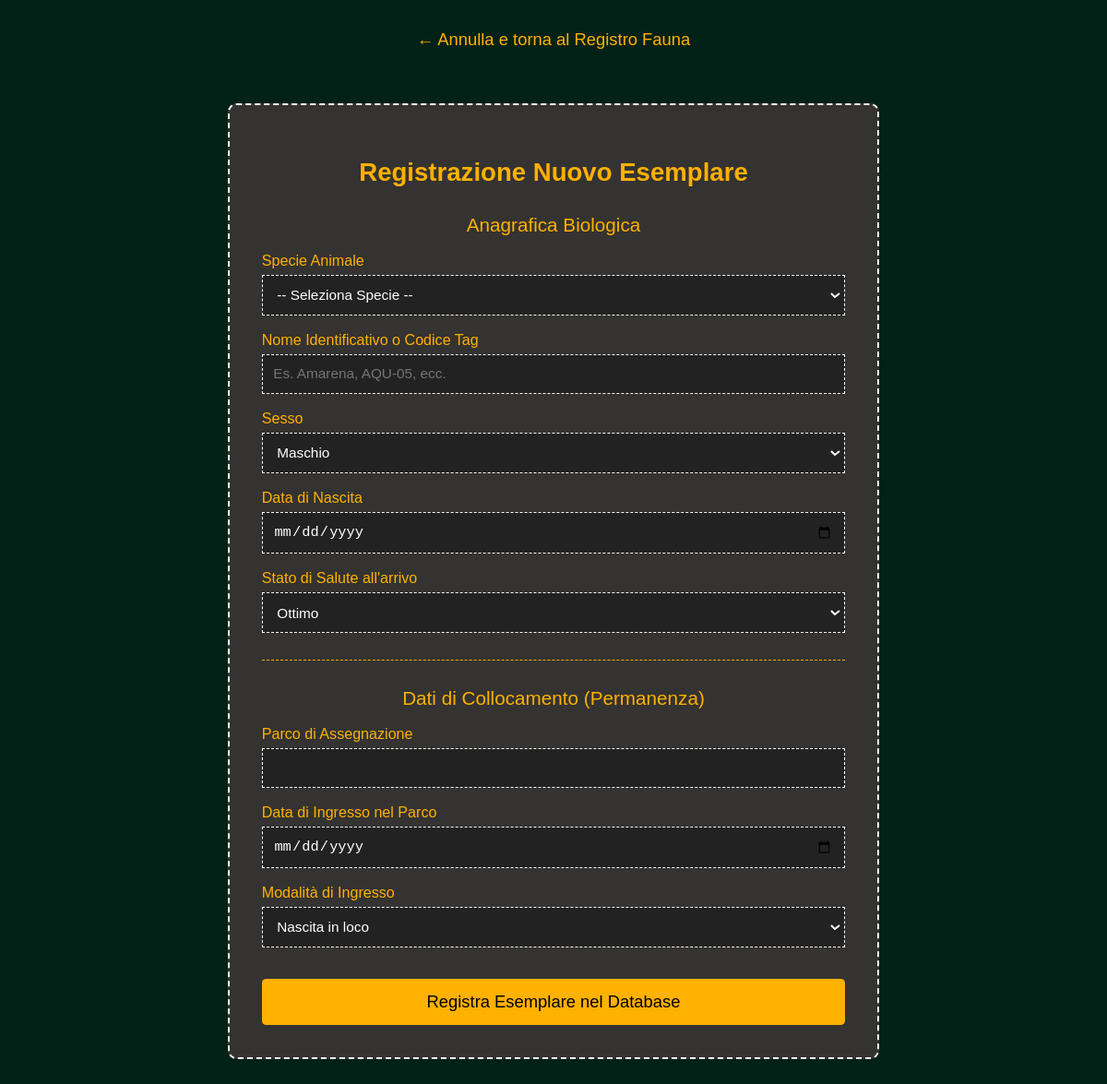
The app's page /PHP-HTML/inserisci_fauna.php (signed in), older data.
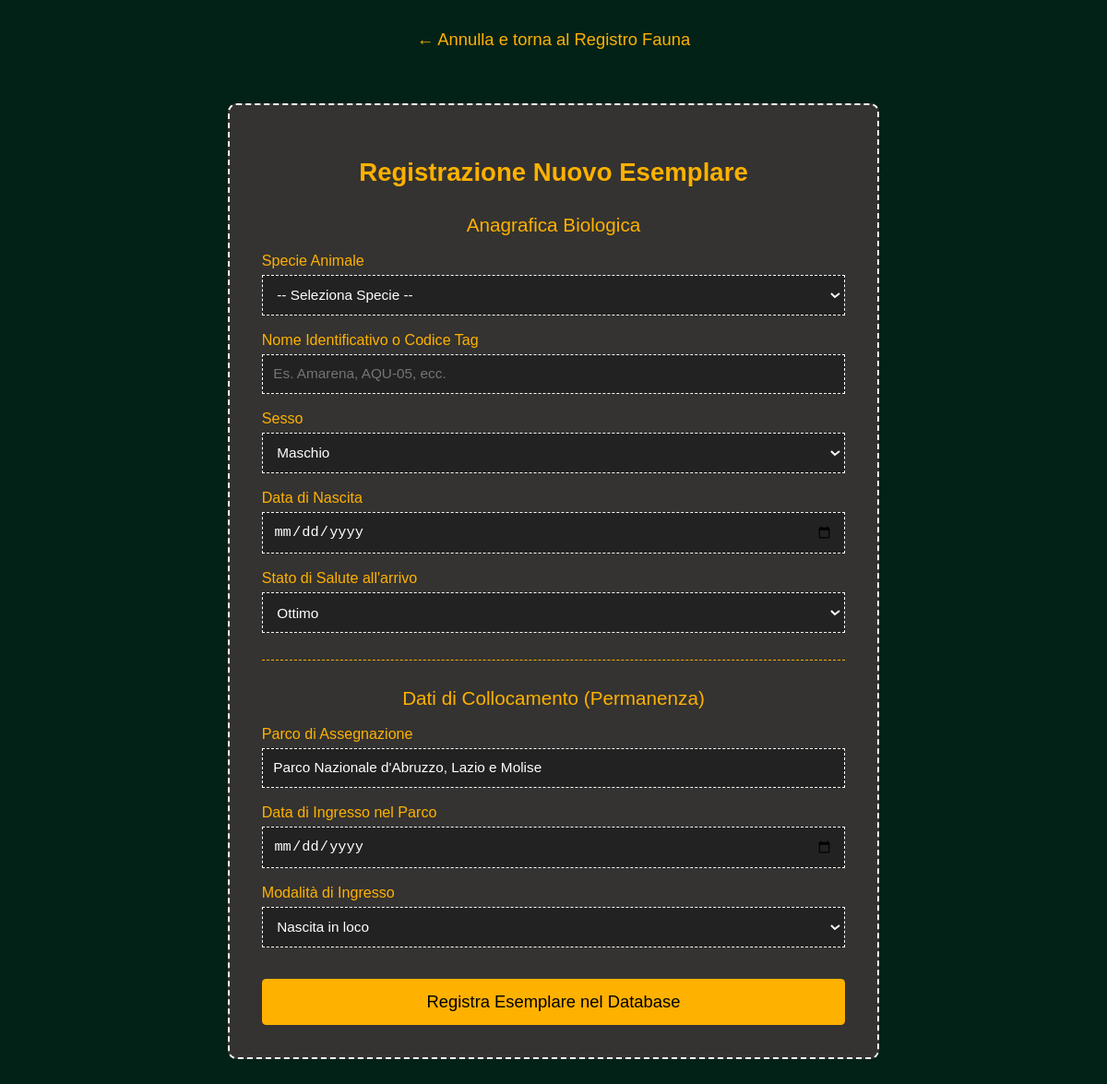
The same page, newer data.
### tables this page shows
CREATE TABLE `GUARDIAPARCO` (
  `Matricola` varchar(20) NOT NULL,
  `Nome` varchar(50) NOT NULL,
  `Cognome` varchar(50) NOT NULL,
  `Telefono` varchar(20) DEFAULT NULL,
  `Parco_Assegnato` varchar(100) NOT NULL
);

### PHP-HTML/inserisci_fauna.php (the view, shortened to what this page needs)
<?php
$ruolo = $_SESSION['ruolo'];
$matricola = $_SESSION['matricola'];
$servername = "localhost";
$username_db = "root";
$password_db = "";
$dbname = "parchi_naturali";
$conn = mysqli_connect($servername, $username_db, $password_db, $dbname);
$parco_assegnato = "";
if ($ruolo === 'guardiaparco') {
    $q_parco = "SELECT Parco_Assegnato FROM GUARDIAPARCO WHERE Matricola = '$matricola'";
    $res_parco = mysqli_query($conn, $q_parco);
    if ($row_parco = mysqli_fetch_assoc($res_parco)) {
        $parco_assegnato = $row_parco['Parco_Assegnato'];
    }
}
$oggi = date('Y-m-d');
$res_parchi = mysqli_query($conn, "SELECT Nome_Parco FROM PARCO ORDER BY Nome_Parco ASC");
?>
<!DOCTYPE html>
<html lang="it">
<head>
</head>
<body>
    <a href="tabella_fauna.php" class="back-link">&larr; Annulla e torna al Registro Fauna</a>
    <div class="form-box">
        <h2>Registrazione Nuovo Esemplare</h2>
        <form method="POST">
            <div class="section-title">Anagrafica Biologica</div>
            <label>Specie Animale</label>
            <select name="specie" required>
                <option value="">-- Seleziona Specie --</option>
            </select>
            <label>Nome Identificativo o Codice Tag</label>
            <input type="text" name="nome" placeholder="Es. Amarena, AQU-05, ecc." required />
            <label>Sesso</label>
            <select name="sesso" required>
                <option value="M">Maschio</option>
            </select>
            <label>Data di Nascita</label>
            <input type="date" name="data_nascita" max="<?php echo $oggi; ?>" required />
            <label>Stato di Salute all'arrivo</label>
            <select name="stato_salute" required>
                <option value="Ottimo">Ottimo</option>
            </select>
            <hr>
            <div class="section-title">Dati di Collocamento (Permanenza)</div>
            <?php if ($ruolo === 'admin'): ?>
                <label>Parco di Assegnazione</label>
                <select name="parco_destinazione" required>
                    <option value="">-- Seleziona Parco --</option>
                    <?php while ($p = mysqli_fetch_assoc($res_parchi)) {
                        echo "<option value=\"" . htmlspecialchars($p['Nome_Parco']) . "\">" . htmlspecialchars($p['Nome_Parco']) . "</option>";
                    } ?>
                </select>
            <?php else: ?>
                <label>Parco di Assegnazione</label>
                <input type="text" value="<?php echo htmlspecialchars($parco_assegnato); ?>" disabled />
            <?php endif; ?>
            <label>Data di Ingresso nel Parco</label>
            <input type="date" name="data_ingresso" max="<?php echo $oggi; ?>" required />
            <label>Modalità di Ingresso</label>
            <select name="modalita_ingresso" required>
                <option value="Nascita in loco">Nascita in loco</option>
            </select>
            <button type="submit" class="btn-submit">Registra Esemplare nel Database</button>
        </form>
    </div>
</body>
</html>

Row changes from the older to the newer data that the page shows:
added guardiaparco: Parco_Assegnato "Parco Nazionale d'Abruzzo, Lazio e Molise"
